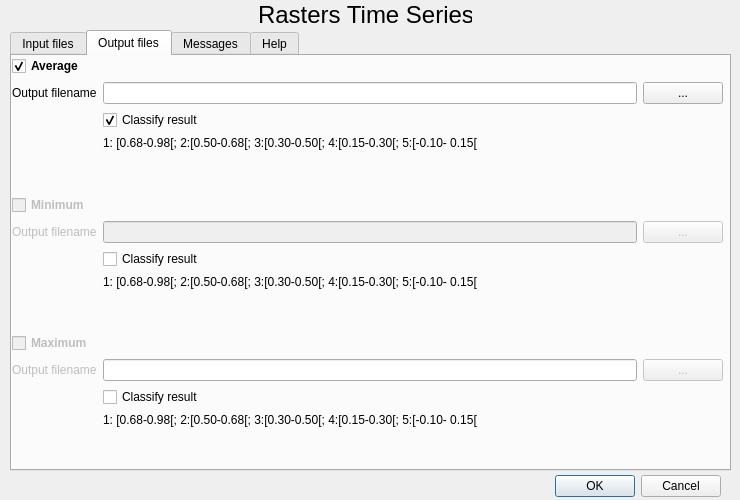
<?xml version="1.0" encoding="UTF-8"?>
<ui version="4.0">
 <class>rcmrdTSerieriesDialogBase</class>
 <widget class="QDialog" name="rcmrdTSerieriesDialogBase">
  <property name="geometry">
   <rect>
    <x>0</x>
    <y>0</y>
    <width>740</width>
    <height>500</height>
   </rect>
  </property>
  <property name="windowTitle">
   <string>RCMRD Time Series</string>
  </property>
  <widget class="QDialogButtonBox" name="button_box">
   <property name="geometry">
    <rect>
     <x>380</x>
     <y>470</y>
     <width>341</width>
     <height>32</height>
    </rect>
   </property>
   <property name="orientation">
    <enum>Qt::Horizontal</enum>
   </property>
   <property name="standardButtons">
    <set>QDialogButtonBox::Cancel|QDialogButtonBox::Ok</set>
   </property>
  </widget>
  <widget class="QLabel" name="label">
   <property name="geometry">
    <rect>
     <x>260</x>
     <y>0</y>
     <width>212</width>
     <height>29</height>
    </rect>
   </property>
   <property name="font">
    <font>
     <pointsize>18</pointsize>
    </font>
   </property>
   <property name="text">
    <string>Rasters Time Series</string>
   </property>
   <property name="scaledContents">
    <bool>false</bool>
   </property>
   <property name="alignment">
    <set>Qt::AlignCenter</set>
   </property>
  </widget>
  <widget class="QTabWidget" name="tabs">
   <property name="geometry">
    <rect>
     <x>10</x>
     <y>30</y>
     <width>721</width>
     <height>441</height>
    </rect>
   </property>
   <property name="currentIndex">
    <number>1</number>
   </property>
   <widget class="QWidget" name="tabInfiles">
    <attribute name="title">
     <string>Input files</string>
    </attribute>
    <widget class="QWidget" name="gridLayoutWidget">
     <property name="geometry">
      <rect>
       <x>0</x>
       <y>0</y>
       <width>711</width>
       <height>411</height>
      </rect>
     </property>
     <layout class="QGridLayout" name="gridLayout">
      <item row="0" column="1">
       <widget class="QLineEdit" name="editInDir"/>
      </item>
      <item row="0" column="2" alignment="Qt::AlignHCenter|Qt::AlignVCenter">
       <widget class="QPushButton" name="buttonInDir">
        <property name="text">
         <string>...</string>
        </property>
       </widget>
      </item>
      <item row="9" column="1">
       <widget class="QLineEdit" name="editSuffix">
        <property name="maximumSize">
         <size>
          <width>300</width>
          <height>16777215</height>
         </size>
        </property>
       </widget>
      </item>
      <item row="8" column="1">
       <widget class="QLineEdit" name="editPrefix">
        <property name="maximumSize">
         <size>
          <width>300</width>
          <height>16777215</height>
         </size>
        </property>
        <property name="inputMask">
         <string notr="true"/>
        </property>
        <property name="placeholderText">
         <string notr="true"/>
        </property>
       </widget>
      </item>
      <item row="9" column="0">
       <widget class="QLabel" name="label_4">
        <property name="text">
         <string>Suffix</string>
        </property>
       </widget>
      </item>
      <item row="17" column="1">
       <spacer name="verticalSpacer">
        <property name="orientation">
         <enum>Qt::Vertical</enum>
        </property>
        <property name="sizeHint" stdset="0">
         <size>
          <width>20</width>
          <height>40</height>
         </size>
        </property>
       </spacer>
      </item>
      <item row="13" column="0">
       <widget class="QLabel" name="label_7">
        <property name="text">
         <string>Start date</string>
        </property>
       </widget>
      </item>
      <item row="14" column="1">
       <widget class="QDateEdit" name="editDateEnd">
        <property name="maximumSize">
         <size>
          <width>100</width>
          <height>16777215</height>
         </size>
        </property>
        <property name="calendarPopup">
         <bool>true</bool>
        </property>
        <property name="date">
         <date>
          <year>2015</year>
          <month>12</month>
          <day>1</day>
         </date>
        </property>
       </widget>
      </item>
      <item row="11" column="1">
       <widget class="QLabel" name="label_9">
        <property name="text">
         <string>Define here the first and last date in the time series to process.</string>
        </property>
       </widget>
      </item>
      <item row="14" column="0">
       <widget class="QLabel" name="label_8">
        <property name="text">
         <string>End date</string>
        </property>
       </widget>
      </item>
      <item row="12" column="1">
       <widget class="QLabel" name="label_10">
        <property name="text">
         <string>The processor assumes days are numbered 01, 11, 21</string>
        </property>
       </widget>
      </item>
      <item row="1" column="1">
       <widget class="QLabel" name="label_14">
        <property name="text">
         <string>Input files encoding:</string>
        </property>
       </widget>
      </item>
      <item row="3" column="1">
       <widget class="QRadioButton" name="checkDNSPOT">
        <property name="text">
         <string>DN (0...255), SPOT-VGT encoding</string>
        </property>
        <attribute name="buttonGroup">
         <string notr="true">buttonGroup</string>
        </attribute>
       </widget>
      </item>
      <item row="2" column="1">
       <widget class="QRadioButton" name="checkValReal">
        <property name="text">
         <string>Real values (Float, -0.1 to 0.98)</string>
        </property>
        <property name="checked">
         <bool>true</bool>
        </property>
        <attribute name="buttonGroup">
         <string notr="true">buttonGroup</string>
        </attribute>
       </widget>
      </item>
      <item row="7" column="1">
       <widget class="QLabel" name="label_6">
        <property name="text">
         <string>Filenames definition: this processor will search for filenames starting with 'prefix' and ending with 'suffix'</string>
        </property>
       </widget>
      </item>
      <item row="8" column="0">
       <widget class="QLabel" name="label_3">
        <property name="text">
         <string>Prefix</string>
        </property>
       </widget>
      </item>
      <item row="0" column="0">
       <widget class="QLabel" name="label_2">
        <property name="text">
         <string>Input directory</string>
        </property>
       </widget>
      </item>
      <item row="13" column="1">
       <widget class="QDateEdit" name="editDateStart">
        <property name="maximumSize">
         <size>
          <width>100</width>
          <height>16777215</height>
         </size>
        </property>
        <property name="calendarPopup">
         <bool>true</bool>
        </property>
        <property name="date">
         <date>
          <year>2015</year>
          <month>1</month>
          <day>1</day>
         </date>
        </property>
       </widget>
      </item>
      <item row="10" column="1">
       <spacer name="verticalSpacer_2">
        <property name="orientation">
         <enum>Qt::Vertical</enum>
        </property>
        <property name="sizeHint" stdset="0">
         <size>
          <width>20</width>
          <height>40</height>
         </size>
        </property>
       </spacer>
      </item>
      <item row="4" column="1">
       <widget class="QRadioButton" name="checkDNPROBA">
        <property name="text">
         <string>DN (0..255), PROBA-V encoding</string>
        </property>
        <attribute name="buttonGroup">
         <string notr="true">buttonGroup</string>
        </attribute>
       </widget>
      </item>
      <item row="16" column="2">
       <widget class="QPushButton" name="buttonClipShp">
        <property name="enabled">
         <bool>false</bool>
        </property>
        <property name="text">
         <string>...</string>
        </property>
       </widget>
      </item>
      <item row="16" column="1">
       <widget class="QLineEdit" name="editClipShp">
        <property name="enabled">
         <bool>false</bool>
        </property>
       </widget>
      </item>
      <item row="16" column="0">
       <widget class="QCheckBox" name="checkClipShp">
        <property name="text">
         <string>Clip with vector</string>
        </property>
       </widget>
      </item>
      <item row="15" column="1">
       <spacer name="verticalSpacer_5">
        <property name="orientation">
         <enum>Qt::Vertical</enum>
        </property>
        <property name="sizeHint" stdset="0">
         <size>
          <width>20</width>
          <height>40</height>
         </size>
        </property>
       </spacer>
      </item>
     </layout>
     <zorder>checkValReal</zorder>
     <zorder>checkDNSPOT</zorder>
     <zorder>label_14</zorder>
     <zorder>label_10</zorder>
     <zorder>label_8</zorder>
     <zorder>label_9</zorder>
     <zorder>editDateEnd</zorder>
     <zorder>label_7</zorder>
     <zorder>label_4</zorder>
     <zorder>editInDir</zorder>
     <zorder>editPrefix</zorder>
     <zorder>editSuffix</zorder>
     <zorder>label_6</zorder>
     <zorder>label_3</zorder>
     <zorder>label_2</zorder>
     <zorder>editDateStart</zorder>
     <zorder>checkDNPROBA</zorder>
     <zorder>buttonInDir</zorder>
     <zorder>editClipShp</zorder>
     <zorder>checkClipShp</zorder>
     <zorder>buttonClipShp</zorder>
     <zorder>verticalSpacer_5</zorder>
    </widget>
   </widget>
   <widget class="QWidget" name="tabOutfiles">
    <attribute name="title">
     <string>Output files</string>
    </attribute>
    <widget class="QWidget" name="gridLayoutWidget_2">
     <property name="geometry">
      <rect>
       <x>0</x>
       <y>0</y>
       <width>711</width>
       <height>411</height>
      </rect>
     </property>
     <layout class="QGridLayout" name="gridLayout_2">
      <item row="6" column="0">
       <widget class="QCheckBox" name="checkMinimum">
        <property name="enabled">
         <bool>false</bool>
        </property>
        <property name="font">
         <font>
          <weight>75</weight>
          <bold>true</bold>
         </font>
        </property>
        <property name="text">
         <string>Minimum</string>
        </property>
        <property name="checkable">
         <bool>true</bool>
        </property>
       </widget>
      </item>
      <item row="5" column="0">
       <spacer name="verticalSpacer_4">
        <property name="orientation">
         <enum>Qt::Vertical</enum>
        </property>
        <property name="sizeHint" stdset="0">
         <size>
          <width>20</width>
          <height>10</height>
         </size>
        </property>
       </spacer>
      </item>
      <item row="1" column="0">
       <widget class="QCheckBox" name="checkAverage">
        <property name="font">
         <font>
          <weight>75</weight>
          <bold>true</bold>
         </font>
        </property>
        <property name="text">
         <string>Average</string>
        </property>
        <property name="checked">
         <bool>true</bool>
        </property>
       </widget>
      </item>
      <item row="2" column="0">
       <widget class="QLabel" name="label_11">
        <property name="text">
         <string>Output filename</string>
        </property>
       </widget>
      </item>
      <item row="2" column="3">
       <widget class="QPushButton" name="buttonOutAverage">
        <property name="text">
         <string>...</string>
        </property>
       </widget>
      </item>
      <item row="2" column="2">
       <widget class="QLineEdit" name="editOutAverage"/>
      </item>
      <item row="12" column="2">
       <widget class="QLineEdit" name="editOutMaximum"/>
      </item>
      <item row="10" column="0">
       <spacer name="verticalSpacer_6">
        <property name="orientation">
         <enum>Qt::Vertical</enum>
        </property>
        <property name="sizeHint" stdset="0">
         <size>
          <width>20</width>
          <height>10</height>
         </size>
        </property>
       </spacer>
      </item>
      <item row="11" column="0">
       <widget class="QCheckBox" name="checkMaximum">
        <property name="enabled">
         <bool>false</bool>
        </property>
        <property name="font">
         <font>
          <weight>75</weight>
          <bold>true</bold>
         </font>
        </property>
        <property name="text">
         <string>Maximum</string>
        </property>
       </widget>
      </item>
      <item row="7" column="2">
       <widget class="QLineEdit" name="editOutMinimum">
        <property name="enabled">
         <bool>false</bool>
        </property>
       </widget>
      </item>
      <item row="12" column="0">
       <widget class="QLabel" name="label_13">
        <property name="enabled">
         <bool>false</bool>
        </property>
        <property name="text">
         <string>Output filename</string>
        </property>
       </widget>
      </item>
      <item row="7" column="3">
       <widget class="QPushButton" name="buttonOutMinimum">
        <property name="enabled">
         <bool>false</bool>
        </property>
        <property name="text">
         <string>...</string>
        </property>
       </widget>
      </item>
      <item row="7" column="0">
       <widget class="QLabel" name="label_12">
        <property name="enabled">
         <bool>false</bool>
        </property>
        <property name="text">
         <string>Output filename</string>
        </property>
       </widget>
      </item>
      <item row="12" column="3">
       <widget class="QPushButton" name="buttonOutMaximum">
        <property name="enabled">
         <bool>false</bool>
        </property>
        <property name="text">
         <string>...</string>
        </property>
       </widget>
      </item>
      <item row="3" column="2">
       <widget class="QCheckBox" name="checkClassifyAverage">
        <property name="text">
         <string>Classify result</string>
        </property>
        <property name="checked">
         <bool>true</bool>
        </property>
       </widget>
      </item>
      <item row="4" column="2">
       <widget class="QLabel" name="label_5">
        <property name="text">
         <string>1: [0.68-0.98[; 2:[0.50-0.68[; 3:[0.30-0.50[; 4:[0.15-0.30[; 5:[-0.10- 0.15[</string>
        </property>
       </widget>
      </item>
      <item row="8" column="2">
       <widget class="QCheckBox" name="checkClassifyMinimum">
        <property name="text">
         <string>Classify result</string>
        </property>
       </widget>
      </item>
      <item row="13" column="2">
       <widget class="QCheckBox" name="checkClassifyMaximum_2">
        <property name="text">
         <string>Classify result</string>
        </property>
       </widget>
      </item>
      <item row="9" column="2">
       <widget class="QLabel" name="label_15">
        <property name="text">
         <string>1: [0.68-0.98[; 2:[0.50-0.68[; 3:[0.30-0.50[; 4:[0.15-0.30[; 5:[-0.10- 0.15[</string>
        </property>
       </widget>
      </item>
      <item row="14" column="2">
       <widget class="QLabel" name="label_16">
        <property name="text">
         <string>1: [0.68-0.98[; 2:[0.50-0.68[; 3:[0.30-0.50[; 4:[0.15-0.30[; 5:[-0.10- 0.15[</string>
        </property>
       </widget>
      </item>
      <item row="15" column="2">
       <spacer name="verticalSpacer_3">
        <property name="orientation">
         <enum>Qt::Vertical</enum>
        </property>
        <property name="sizeHint" stdset="0">
         <size>
          <width>20</width>
          <height>40</height>
         </size>
        </property>
       </spacer>
      </item>
     </layout>
    </widget>
   </widget>
   <widget class="QWidget" name="tabMessages">
    <attribute name="title">
     <string>Messages</string>
    </attribute>
    <widget class="QTextEdit" name="logTextDump">
     <property name="geometry">
      <rect>
       <x>0</x>
       <y>0</y>
       <width>711</width>
       <height>381</height>
      </rect>
     </property>
    </widget>
   </widget>
   <widget class="QWidget" name="tabHelp">
    <attribute name="title">
     <string>Help</string>
    </attribute>
   </widget>
  </widget>
 </widget>
 <tabstops>
  <tabstop>editInDir</tabstop>
  <tabstop>buttonInDir</tabstop>
  <tabstop>checkValReal</tabstop>
  <tabstop>checkDNSPOT</tabstop>
  <tabstop>checkDNPROBA</tabstop>
  <tabstop>editPrefix</tabstop>
  <tabstop>editSuffix</tabstop>
  <tabstop>editDateStart</tabstop>
  <tabstop>editDateEnd</tabstop>
  <tabstop>checkClipShp</tabstop>
  <tabstop>editClipShp</tabstop>
  <tabstop>buttonClipShp</tabstop>
  <tabstop>checkAverage</tabstop>
  <tabstop>editOutAverage</tabstop>
  <tabstop>buttonOutAverage</tabstop>
  <tabstop>checkClassifyAverage</tabstop>
  <tabstop>checkMinimum</tabstop>
  <tabstop>editOutMinimum</tabstop>
  <tabstop>buttonOutMinimum</tabstop>
  <tabstop>checkClassifyMinimum</tabstop>
  <tabstop>checkMaximum</tabstop>
  <tabstop>editOutMaximum</tabstop>
  <tabstop>buttonOutMaximum</tabstop>
  <tabstop>checkClassifyMaximum_2</tabstop>
  <tabstop>tabs</tabstop>
  <tabstop>logTextDump</tabstop>
 </tabstops>
 <resources/>
 <connections>
  <connection>
   <sender>button_box</sender>
   <signal>accepted()</signal>
   <receiver>rcmrdTSerieriesDialogBase</receiver>
   <slot>accept()</slot>
   <hints>
    <hint type="sourcelabel">
     <x>20</x>
     <y>20</y>
    </hint>
    <hint type="destinationlabel">
     <x>20</x>
     <y>20</y>
    </hint>
   </hints>
  </connection>
  <connection>
   <sender>button_box</sender>
   <signal>rejected()</signal>
   <receiver>rcmrdTSerieriesDialogBase</receiver>
   <slot>reject()</slot>
   <hints>
    <hint type="sourcelabel">
     <x>20</x>
     <y>20</y>
    </hint>
    <hint type="destinationlabel">
     <x>20</x>
     <y>20</y>
    </hint>
   </hints>
  </connection>
 </connections>
 <buttongroups>
  <buttongroup name="buttonGroup"/>
 </buttongroups>
</ui>
